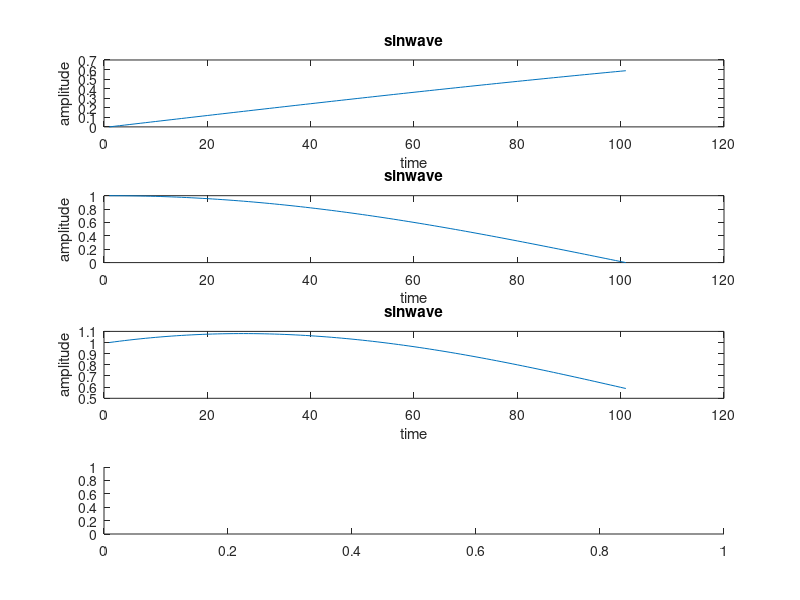

Reproduce this figure in MATLAB. (Note: this script raises an error after producing the figure.)
t=0:0.01:1
x=sin(0.2*pi*t)
y=cos(0.5*pi*t)
z=x+y
%w=x-y
subplot(4,1,1)
plot(x)
xlabel("time")
ylabel("amplitude")
title("sinwave")
subplot(4,1,2)
plot(y)
xlabel("time")
ylabel("amplitude")
title("sinwave")
subplot(4,1,3)
plot(z)
xlabel("time")
ylabel("amplitude")
title("sinwave")
subplot(4,1,4)
%plot(w)
imshow("/home/rguktrkvalley/Screenshot from 2024-02-22 11-38-15.png")